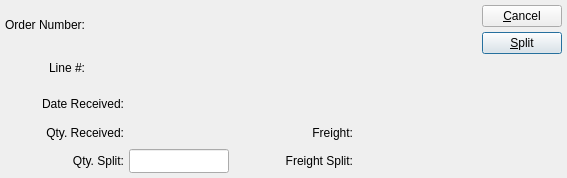
<?xml version="1.0" encoding="UTF-8"?>
<ui version="4.0">
 <comment>This file is part of the xTuple ERP: PostBooks Edition, a free and
open source Enterprise Resource Planning software suite,
Copyright (c) 1999-2018 by OpenMFG LLC, d/b/a xTuple.
It is licensed to you under the Common Public Attribution License
version 1.0, the full text of which (including xTuple-specific Exhibits)
is available at www.xtuple.com/CPAL.  By using this software, you agree
to be bound by its terms.</comment>
 <class>splitReceipt</class>
 <widget class="QDialog" name="splitReceipt">
  <property name="geometry">
   <rect>
    <x>0</x>
    <y>0</y>
    <width>567</width>
    <height>178</height>
   </rect>
  </property>
  <property name="windowTitle">
   <string>Split Receipt</string>
  </property>
  <layout class="QGridLayout">
   <item row="0" column="0">
    <layout class="QGridLayout">
     <item row="0" column="0">
      <widget class="QLabel" name="_orderNumberLit">
       <property name="text">
        <string>Order Number:</string>
       </property>
       <property name="alignment">
        <set>Qt::AlignRight|Qt::AlignTrailing|Qt::AlignVCenter</set>
       </property>
       <property name="buddy">
        <cstring>_orderNumber</cstring>
       </property>
      </widget>
     </item>
     <item row="0" column="1">
      <widget class="QLabel" name="_orderNumber">
       <property name="sizePolicy">
        <sizepolicy hsizetype="Expanding" vsizetype="Preferred">
         <horstretch>0</horstretch>
         <verstretch>0</verstretch>
        </sizepolicy>
       </property>
       <property name="alignment">
        <set>Qt::AlignLeading|Qt::AlignLeft|Qt::AlignVCenter</set>
       </property>
      </widget>
     </item>
     <item row="1" column="0">
      <widget class="QLabel" name="_lineNumberLit">
       <property name="text">
        <string>Line #:</string>
       </property>
       <property name="alignment">
        <set>Qt::AlignRight|Qt::AlignTrailing|Qt::AlignVCenter</set>
       </property>
      </widget>
     </item>
     <item row="1" column="1">
      <widget class="QLabel" name="_lineNumber">
       <property name="sizePolicy">
        <sizepolicy hsizetype="Expanding" vsizetype="Preferred">
         <horstretch>0</horstretch>
         <verstretch>0</verstretch>
        </sizepolicy>
       </property>
       <property name="alignment">
        <set>Qt::AlignLeading|Qt::AlignLeft|Qt::AlignVCenter</set>
       </property>
      </widget>
     </item>
    </layout>
   </item>
   <item row="0" column="1" rowspan="2">
    <layout class="QVBoxLayout">
     <property name="spacing">
      <number>5</number>
     </property>
     <item>
      <widget class="QPushButton" name="_close">
       <property name="text">
        <string>&amp;Cancel</string>
       </property>
      </widget>
     </item>
     <item>
      <widget class="QPushButton" name="_split">
       <property name="text">
        <string>&amp;Split</string>
       </property>
       <property name="autoDefault">
        <bool>true</bool>
       </property>
       <property name="default">
        <bool>true</bool>
       </property>
      </widget>
     </item>
     <item>
      <spacer>
       <property name="orientation">
        <enum>Qt::Vertical</enum>
       </property>
       <property name="sizeType">
        <enum>QSizePolicy::Expanding</enum>
       </property>
       <property name="sizeHint" stdset="0">
        <size>
         <width>20</width>
         <height>20</height>
        </size>
       </property>
      </spacer>
     </item>
    </layout>
   </item>
   <item row="1" column="0">
    <layout class="QGridLayout">
     <item row="0" column="0">
      <widget class="QLabel" name="_receiptDateLit">
       <property name="text">
        <string>Date Received:</string>
       </property>
       <property name="alignment">
        <set>Qt::AlignRight|Qt::AlignTrailing|Qt::AlignVCenter</set>
       </property>
      </widget>
     </item>
     <item row="0" column="1">
      <widget class="DLineEdit" name="_receiptDate">
      </widget>
     </item>
     <item row="1" column="0">
      <widget class="QLabel" name="_receivedLit">
       <property name="text">
        <string>Qty. Received:</string>
       </property>
       <property name="alignment">
        <set>Qt::AlignRight|Qt::AlignTrailing|Qt::AlignVCenter</set>
       </property>
      </widget>
     </item>
     <item row="1" column="1">
      <widget class="QLabel" name="_received">
       <property name="minimumSize">
        <size>
         <width>80</width>
         <height>0</height>
        </size>
       </property>
       <property name="alignment">
        <set>Qt::AlignRight|Qt::AlignTrailing|Qt::AlignVCenter</set>
       </property>
      </widget>
     </item>
     <item row="1" column="2">
      <widget class="QLabel" name="_freightLit">
       <property name="text">
        <string>Freight:</string>
       </property>
       <property name="alignment">
        <set>Qt::AlignRight|Qt::AlignTrailing|Qt::AlignVCenter</set>
       </property>
      </widget>
     </item>
     <item row="1" column="3">
      <widget class="CurrCluster" name="_freight">
       <property name="currencyEditable" stdset="0">
        <bool>false</bool>
       </property>
      </widget>
     </item>
     <item row="2" column="0">
      <widget class="QLabel" name="_toSplitLit">
       <property name="text">
        <string>Qty. Split:</string>
       </property>
       <property name="alignment">
        <set>Qt::AlignRight|Qt::AlignTrailing|Qt::AlignVCenter</set>
       </property>
      </widget>
     </item>
     <item row="2" column="1">
      <widget class="XLineEdit" name="_toSplit">
       <property name="maximumSize">
        <size>
         <width>100</width>
         <height>32767</height>
        </size>
       </property>
       <property name="alignment">
        <set>Qt::AlignHCenter|Qt::AlignRight|Qt::AlignTrailing</set>
       </property>
      </widget>
     </item>
     <item row="2" column="2">
      <widget class="QLabel" name="_freightSplitLit">
       <property name="text">
        <string>Freight Split:</string>
       </property>
       <property name="alignment">
        <set>Qt::AlignRight|Qt::AlignTrailing|Qt::AlignVCenter</set>
       </property>
      </widget>
     </item>
     <item row="2" column="3">
      <widget class="CurrCluster" name="_freightSplit">
       <property name="currencyEditable" stdset="0">
        <bool>false</bool>
       </property>
      </widget>
     </item>
    </layout>
   </item>
  </layout>
 </widget>
 <layoutdefault spacing="5" margin="5"/>
 <customwidgets>
  <customwidget>
   <class>CurrCluster</class>
   <extends>CurrDisplay</extends>
   <header>currcluster.h</header>
   <container>1</container>
  </customwidget>
  <customwidget>
   <class>CurrDisplay</class>
   <extends>QWidget</extends>
   <header>currcluster.h</header>
  </customwidget>
  <customwidget>
   <class>DLineEdit</class>
   <extends>QWidget</extends>
   <header>datecluster.h</header>
   <container>1</container>
  </customwidget>
  <customwidget>
   <class>XLineEdit</class>
   <extends>QLineEdit</extends>
   <header>xlineedit.h</header>
   <container>1</container>
  </customwidget>
 </customwidgets>
 <tabstops>
  <tabstop>_toSplit</tabstop>
  <tabstop>_freightSplit</tabstop>
  <tabstop>_split</tabstop>
  <tabstop>_close</tabstop>
 </tabstops>
 <resources/>
 <connections>
  <connection>
   <sender>_close</sender>
   <signal>clicked()</signal>
   <receiver>splitReceipt</receiver>
   <slot>reject()</slot>
   <hints>
    <hint type="sourcelabel">
     <x>20</x>
     <y>20</y>
    </hint>
    <hint type="destinationlabel">
     <x>20</x>
     <y>20</y>
    </hint>
   </hints>
  </connection>
  <connection>
   <sender>_receiptDate</sender>
   <signal>newDate(QDate)</signal>
   <receiver>_freight</receiver>
   <slot>setEffective(QDate)</slot>
   <hints>
    <hint type="sourcelabel">
     <x>155</x>
     <y>289</y>
    </hint>
    <hint type="destinationlabel">
     <x>177</x>
     <y>392</y>
    </hint>
   </hints>
  </connection>
 </connections>
</ui>
